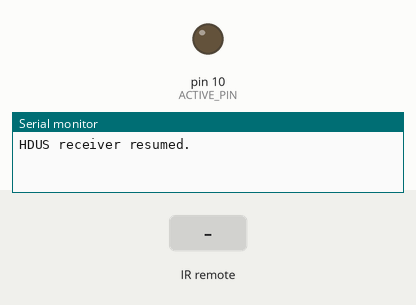
A sketch run on a simulated SparkFun Pro Micro, built with avr-gcc and run on an emulated ATmega32U4. Parts: output pins drawn as LEDs (lit = HIGH), the last lines printed to the serial monitor. The inputs (shaded band) are chosen by the test bench. USB keyboard and mouse output is not drawn.

Above: at 2.2 s.
2.3 s: infrared code 0x50EF01FE received
At 2.36 s:
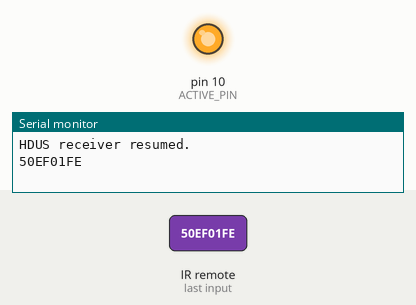
3.8 s: infrared code 0x50EF817E received
At 4.5 s:
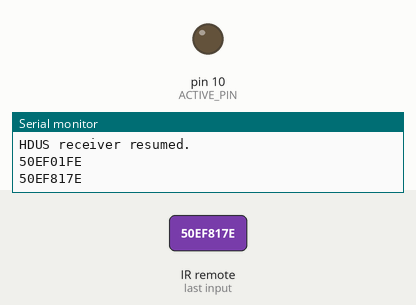
5.3 s: infrared code 0x50EF41BE received
At 6.8 s:
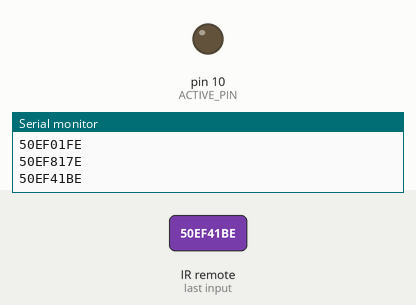
Timing chart, 0 to 8.3 s (numbered marks = the images above; inputs shaded):
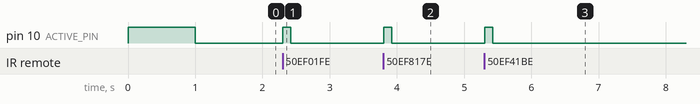

Measured:
- after the input at 2.3 s, pin 10 (ACTIVE_PIN): LOW → HIGH at once, → LOW 0.12 s later
- after the input at 3.8 s, pin 10 (ACTIVE_PIN): LOW → HIGH at once, → LOW 0.12 s later
- after the input at 5.3 s, pin 10 (ACTIVE_PIN): LOW → HIGH at once, → LOW 0.12 s later

The sketch:

IRhdus_test.ino
```cpp
// IR HDUS Test for Arduino Leonardo / Micro / Pro Micro ( ATmega32U4 )
//  by 2020-2021 LVhJPic0JSk5LiQ1ITskKVk9UGBg
//  3rd released revised
//   - Be the dull suspending judgement during RESUME_SLEEPY msec from waking.
//  3rd released @ https://pastebin.com/WqTryegj
//   - Improved the resuming feature to auto-reset with the CTRL_RESET_PIN#8.
//  2nd released @ https://pastebin.com/kT0p2CxQ
//   - Fixed the USB recover failing problem when resuming a suspended PC.
//   - Added the feature to wakeup a suspended PC by pressing the POWER button.
//  1st released @ https://pastebin.com/1zycyEMD
#include <IRremote.h> // https://github.com/z3t0/Arduino-IRremote
#include "Keyboard.h"

#define SUPPORT_WAKEUP_HOST 1 // Feature to wakeup a suspended PC [0/1]

const int RECV_PIN = 9;         // IR Signal digital input pin#
const int ACTIVE_PIN = 10;      // Active LED digital output pin#
const int CTRL_RESET_PIN = 8;   // Control to reset digital output pin#

IRrecv irrecv(RECV_PIN);

using msec_t = decltype(millis()) ;
using ircode_t = decltype(decode_results::value) ;

msec_t last_pressed = 0 ;
const msec_t RELEASE_WAIT = 120 ;
const msec_t IDLE_DELAY = 10 ;
const msec_t SUSPENDED_DELAY = 500 ;
const msec_t RESUME_DELAY = 1000 ;
const msec_t RESUME_SLEEPY = 5000 ;

const ircode_t REPEAT_CODE = 0xFFFFFFFFUL ;

bool suspended=true ;


msec_t last_resumed = 0 ;
void do_resume(bool first=false)
{
  digitalWrite(ACTIVE_PIN,HIGH) ;
  delay(RESUME_DELAY) ;
  if(first || !SUPPORT_WAKEUP_HOST) {
    Keyboard.begin() ;
  }
  Serial.begin(9600);
  Serial.println("HDUS receiver resumed.");
  digitalWrite(ACTIVE_PIN,LOW) ;
  last_resumed = millis() ;
}

void do_suspend()
{
  Serial.end() ;
  #if !SUPPORT_WAKEUP_HOST
  Keyboard.end() ;
  #endif
}

#if SUPPORT_WAKEUP_HOST
void do_wakeup()
{
  USBDevice.wakeupHost();
}
#endif

bool ircode_kx(ircode_t ircode)
{
  unsigned char k=0 ; // Key code
  bool c=false,s=false ; // Modifier [Ctrl/Shift]
  bool p=false ; // POWER pressed
  switch(ircode) { // Identify the ir code is valid or not
    case 0x50EF01FE:    //画面表示
      s=true; k=KEY_F13; break;

    case 0x50EF817E:    //POWER
      s=p=true; k=KEY_F14; break;

    case 0x50EF41BE:    //消音
      s=true; k=KEY_F15; break;

    case 0x50EF8976:    //1
      s=true; k=KEY_F17; break;

    case 0x50EF49B6:    //2
      s=true; k=KEY_F18; break;

    case 0x50EFC936:    //3
      s=true; k=KEY_F19; break;

    case 0x50EF29D6:    //4
      s=true; k=KEY_F20; break;

    case 0x50EFA956:    //5
      s=true; k=KEY_F21; break;

    case 0x50EF6996:    //6
      s=true; k=KEY_F22; break;

    case 0x50EFE916:    //7
      s=true; k=KEY_F23; break;

    case 0x50EF19E6:    //8
      s=true; k=KEY_F24; break;

    case 0x50EF9966:    //9
      c=true; k=KEY_F13; break;

    case 0x50EF09F6:    //10
      s=true; k=KEY_F16; break;

    case 0x50EF03FC:    //11
      c=true; k=KEY_F14; break;

    case 0x50EF837C:    //12
      c=true; k=KEY_F15; break;

    case 0x50EFC13E:    //音量+
      s=true; k=KEY_UP_ARROW; break;

    case 0x50EF21DE:    //音量-
      s=true; k=KEY_DOWN_ARROW; break;

    case 0x50EFA15E:    //チャンネル+
      c=true; k=KEY_UP_ARROW; break;

    case 0x50EF619E:    //チャンネル-
      c=true; k=KEY_DOWN_ARROW; break;

    case 0x50EF43BC:    //メニュー
      c=true; k=KEY_F16; break;

    case 0x50EFC33C:    //全画面表示
      c=true; k=KEY_F17; break;

    case 0x50EF23DC:    //字幕
      c=true; k=KEY_F18; break;

    case 0x50EFA35C:    //音声切替
      c=true; k=KEY_F19; break;

    case 0x50EFE31C:    //上
      k=KEY_UP_ARROW; break;

    case 0x50EF936C:    //下
      k=KEY_DOWN_ARROW; break;

    case 0x50EF639C:    //左
      k=KEY_LEFT_ARROW; break;

    case 0x50EF13EC:    //右
      k=KEY_RIGHT_ARROW; break;

    case 0x50EF53AC:    //決定
      k=KEY_RETURN; break;

    case 0x50EFD32C:    //EPG
      c=true; k=KEY_F20; break;

    case 0x50EF33CC:    //戻る
      c=true; k=KEY_F21; break;

    case 0x50EFB34C:    //録画
      c=true; k=KEY_F22; break;

    case 0x50EF738C:    //メモ
      c=true; k=KEY_F23; break;

    case 0x50EF0BF4:    //停止
      c=true; k=KEY_F24; break;

    case 0x50EF8B74:    //再生
      c=s=true; k=KEY_F13; break;

    case 0x50EF4BB4:    //一時停止
      c=s=true; k=KEY_F14; break;

    case 0x50EFCB34:    //｜＜＜
      c=s=true; k=KEY_F15; break;

    case 0x50EF2BD4:    //＜＜
      c=s=true; k=KEY_F16; break;

    case 0x50EFAB54:    //＞＞
      c=s=true; k=KEY_F17; break;

    case 0x50EF6B94:    //＞＞｜
      c=s=true; k=KEY_F18; break;

    case 0x50EFEB14:    //しおり
      c=s=true; k=KEY_F19; break;

    case 0x50EF1BE4:    //ジャンプ
      c=s=true; k=KEY_F20; break;

    case 0x50EF5BA4:    //青
      c=s=true; k=KEY_F21; break;

    case 0x50EFDB24:    //赤
      c=s=true; k=KEY_F22; break;

    case 0x50EF3BC4:    //緑
      c=s=true; k=KEY_F23; break;

    case 0x50EFBB44:    //黄
      c=s=true; k=KEY_F24; break;

  }
  if(k) { // Valid ir code
    if(suspended) {
      #if SUPPORT_WAKEUP_HOST
      // Wakeup a suspended PC
      if(p) {
        do_wakeup();
        return true ;
      }
      #endif
      return false ;
    }
    // Emulate a keyboard event
    if(c) Keyboard.press(KEY_LEFT_CTRL) ;
    if(s) Keyboard.press(KEY_LEFT_SHIFT) ;
    Keyboard.press(k) ;
    return true ;
  }
  // Invalid ir code
  return false ;
}

void setup()
{
  pinMode(ACTIVE_PIN,OUTPUT);
  digitalWrite(ACTIVE_PIN,LOW) ;
  pinMode(CTRL_RESET_PIN,OUTPUT) ;
  digitalWrite(CTRL_RESET_PIN,LOW) ;
  while(USBDevice.isSuspended())
    delay(SUSPENDED_DELAY) ;
  irrecv.enableIRIn(); // Start the receiver
  do_resume(true) ; suspended=false ;
}

void loop()
{
  auto dur=[](msec_t s=0, msec_t e=millis()) -> decltype(e-s) {
      // duration ( s -> e )
      return s <= e ? e - s : ~s + 1 + e;
  };

  static decode_results results;

  if(USBDevice.isSuspended()) {
    if(!suspended) {
      if(dur(last_resumed)>=RESUME_SLEEPY) {
        do_suspend();
        suspended=true ;
      }
    }
  }else if(suspended) {
    if(last_pressed) {
      auto d=dur(last_pressed) ;
      if(d<RESUME_DELAY) delay(RESUME_DELAY-d) ;
    }
    digitalWrite(CTRL_RESET_PIN,HIGH) ;
    do_resume();
    digitalWrite(CTRL_RESET_PIN,LOW) ;
    suspended=false ;
  }

  if (irrecv.decode(&results)) {
    if(!suspended) Serial.println(results.value, HEX);
    if( (last_pressed&&results.value==REPEAT_CODE) ||
        ircode_kx(results.value) ) {
      if(auto d = dur()) last_pressed=d ; else last_pressed=1 ;
      digitalWrite(ACTIVE_PIN,HIGH) ;
    }
    irrecv.resume(); // Receive the next value
  }else {
    if(last_pressed) {
      if(dur(last_pressed)>=(suspended?RESUME_DELAY:RELEASE_WAIT)) {
        if(!suspended) Keyboard.releaseAll();
        digitalWrite(ACTIVE_PIN,LOW) ;
        last_pressed=0 ;
      }
    }else
      delay(suspended?SUSPENDED_DELAY:IDLE_DELAY) ;
  }
}
```
